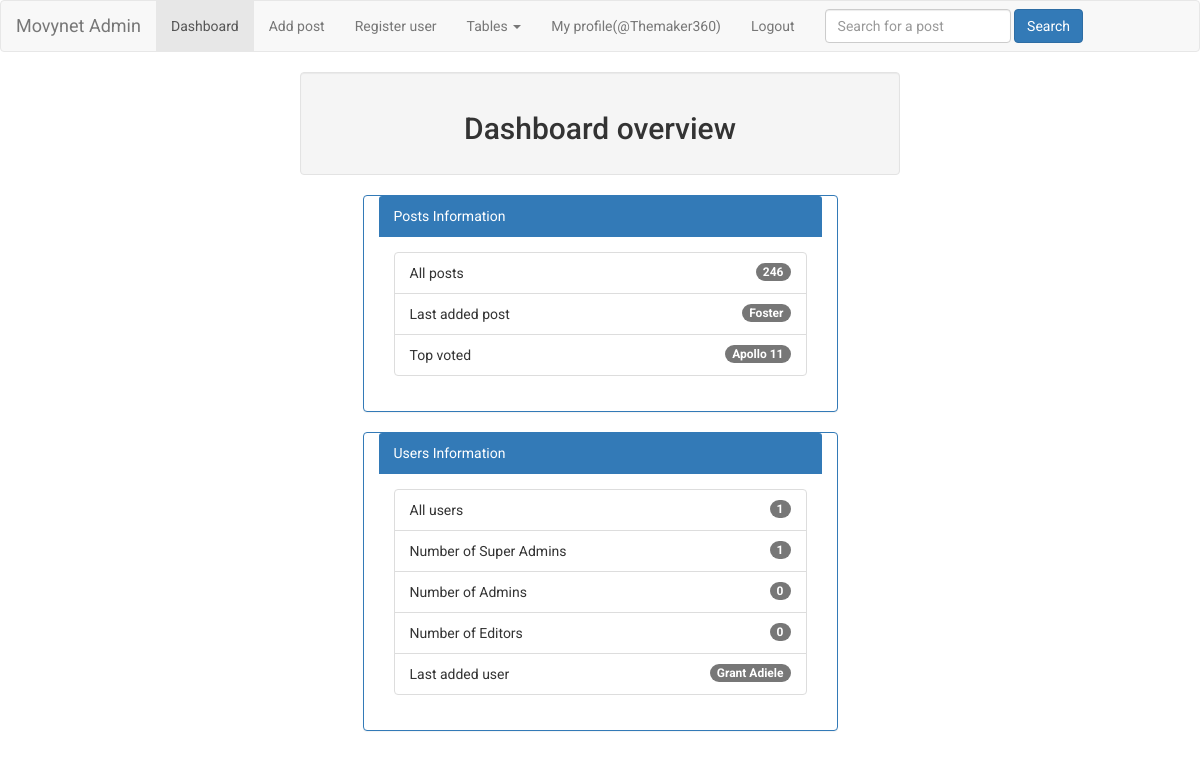
The page /admin/index.php (signed in) on the database its author committed.
### tables this page shows
CREATE TABLE `_posts` (
  `id` int(11) NOT NULL,
  `movie_id` varchar(20) NOT NULL,
  `adult` varchar(20) NOT NULL,
  `backdrop_path` varchar(150) NOT NULL,
  `budget` varchar(50) NOT NULL,
  `genres` varchar(150) NOT NULL,
  `homepage` varchar(150) NOT NULL,
  `imdb_id` varchar(20) NOT NULL,
  `original_language` varchar(20) NOT NULL,
  `original_title` varchar(255) NOT NULL,
  `overview` text NOT NULL,
  `poster_path` varchar(150) NOT NULL,
  `production_companies` varchar(255) NOT NULL,
  `release_date` varchar(20) NOT NULL,
  `revenue` varchar(50) NOT NULL,
  `runtime` varchar(20) NOT NULL,
  `status` varchar(50) NOT NULL,
  `title` varchar(255) NOT NULL,
  `vote_average` varchar(20) NOT NULL,
  `vote_count` varchar(50) NOT NULL,
  `videos` text NOT NULL,
  `download_links` text NOT NULL,
  `download_links_info` text NOT NULL,
  `post_type` varchar(20) NOT NULL,
  `date_added` varchar(50) NOT NULL,
  `last_edited_on` varchar(50) NOT NULL,
  `posted_by` varchar(150) NOT NULL,
  `source` varchar(20) NOT NULL
);

CREATE TABLE `_users` (
  `id` int(11) NOT NULL,
  `fname` varchar(150) NOT NULL,
  `lname` varchar(150) NOT NULL,
  `username` varchar(150) NOT NULL,
  `email` varchar(150) NOT NULL,
  `mobile_number` varchar(20) NOT NULL,
  `level` varchar(20) NOT NULL,
  `password` varchar(255) NOT NULL,
  `reset_password_expiry` varchar(50) NOT NULL,
  `date_added` varchar(50) NOT NULL,
  `last_edited_on` varchar(50) NOT NULL
);

### functions/autoload.php (called while the page is built, shortened)
<?php
function autoload($classname){
	$classArray = explode('\\', $classname);
	$class = array_pop($classArray);
	$dirname = strtolower(implode('/', $classArray));
	$path = __DIR__.'/../'.$dirname.'/'.$class.'.php';
}

### classes/Database.php (called while the page is built, shortened)
<?php
class Database{
	private static $_instance = null;
	private $_pdo, $_query, $_result, $_error = false;
	private function __construct(){
		try{
			$this->_pdo = new PDO('mysql:host='.DB_HOST.';dbname='.DB_NAME, DB_USERNAME, DB_PASSWORD);
		}catch(PDOException $e){
			exit($e->getMessage());
		}
	}
	public static function getInstance(){
		if(!isset(self::$_instance)){
			self::$_instance = new self();
		}
		return self::$_instance;
	}
	public function query($sql, $values = []){
		if($this->_query = $this->_pdo->prepare($sql)){
			if(is_array($values)){
				$x = 1;
				foreach($values as $key => $value){
					$this->_query->bindValue($x, $value);
					$x++;
				}
			}else{
				return "Array required on parameter 2.";
			}
		}
		if($this->_query->execute()){
			$this;
		}else{
			$this->_error = true;
		}
		return $this;
	}
	public function selectQuery($table, $columns = [], $conditions = []){
		$columnString = $whereString = $orderString = $limitString = '';
		$values = [];
		if(is_array($columns)){
			foreach($columns as $column => $value){
				$columnString .= "$value, ";
			}
			$columnString = rtrim($columnString, ', ');
		}else{
			return "Array required on parameter 2.";
		}
		if(is_array($conditions)){
			if(array_key_exists('WHERE', $conditions)){
				$whereString = 'WHERE ';
				foreach($conditions['WHERE'] as $key => $value){
					$whereString .= "$key = ? AND ";
					$values[] = $value;
				}
				$whereString = rtrim($whereString, ' AND ');
			}
		}else{
			return "Array required on parameter 3.";
		}
		$sql = trim("SELECT {$columnString} FROM {$table} {$whereString} {$orderString} {$limitString}");
		if($this->query($sql, $values)){
			$this;
		}else{
			$this->_error = true;
		}
		return $this;
	}
	public function row_count(){
		return $this->_query->rowCount();
	}
	public function results(){
		return $this->_result = $this->_query->fetch(PDO::FETCH_ASSOC);
	}
}

### admin/index.php (the view, shortened to what this page needs)
<?php
require_once __DIR__.'/../functions/autoload.php';
$db = Database::getInstance();
$selectPosts = $db->selectQuery('_posts', ['id'], []);
$numberOfPosts = $selectPosts->row_count();
$selectMaxPostId = $db->query("SELECT MAX(id) AS maxPostID FROM _posts", []);
$maxPostId = $selectMaxPostId->results()['maxPostID'];
$selectLastAddedPost = $db->selectQuery('_posts', ['title'], ['WHERE' => ['id'=>$maxPostId]]);
$lastAddedPost = $selectLastAddedPost->results();
$selectMaxVoted = $db->query("SELECT MAX(vote_average) AS maxVoteAvg FROM _posts", []);
$maxVoted = $selectMaxVoted->results()['maxVoteAvg'];
$selectTopVoted = $db->selectQuery('_posts', ['title'], ['WHERE' => ['vote_average'=>$maxVoted]]);
$topVoted = $selectTopVoted->results();
$selectUsers = $db->selectQuery('_users', ['id'], []);
$numberOfUsers = $selectUsers->row_count();
$selectSuperAdmins = $db->selectQuery('_users', ['id'], ['WHERE' => ['level'=>'Super Admin']]);
$numberOfSuperAdmins = $selectSuperAdmins->row_count();
$selectAdmins = $db->selectQuery('_users', ['id'], ['WHERE' => ['level'=>'Admin']]);
$numberOfAdmins = $selectAdmins->row_count();
$selectEditors = $db->selectQuery('_users', ['id'], ['WHERE' => ['level'=>'Editor']]);
$numberOfEditors = $selectEditors->row_count();
$selectMaxUserId = $db->query("SELECT MAX(id) AS maxUserID FROM _users", []);
$maxUserId = $selectMaxUserId->results()['maxUserID'];
$selectLastAddedUser = $db->selectQuery('_users', ['fname', 'lname'], ['WHERE' => ['id'=>$maxUserId]]);
$lastAddedUser = $selectLastAddedUser->results();
?>
<!DOCTYPE html>
<html lang="en">
<head>
	<link rel="stylesheet" type="text/css" href="<?=SROOT?>assets/css/bootstrap.min.css" media="screen" title="no title" charset="utf-8">
</head>
<body>
	<?php include_once __DIR__.'/includes/nav.php'; ?>
	<div class="col-md-6 col-md-offset-3 well">
		<h2 class="text-center">Dashboard overview</h2>
	</div>
	<div class="col-md-6 col-md-offset-3">
		<div class="panel panel-primary col-md-10 col-md-offset-1">
			<div class="panel-heading">Posts Information</div>
			<div class="panel-body">
				<ul class="list-group">
					<li class="list-group-item">All posts <span class="badge handle-overflow"><?=$numberOfPosts?></span></li>
					<li class="list-group-item">Last added post <span class="badge handle-overflow"><?=$lastAddedPost['title']?></span></li>
					<li class="list-group-item">Top voted <span class="badge handle-overflow"><?=$topVoted['title']?></span></li>
				</ul>
			</div>
		</div>
		<div class="panel panel-primary col-md-10 col-md-offset-1">
			<div class="panel-heading">Users Information</div>
			<div class="panel-body">
				<ul class="list-group">
					<li class="list-group-item">All users <span class="badge handle-overflow"><?=$numberOfUsers?></span></li>
					<li class="list-group-item">Number of Super Admins <span class="badge handle-overflow"><?=$numberOfSuperAdmins?></span></li>
					<li class="list-group-item">Number of Admins <span class="badge handle-overflow"><?=$numberOfAdmins?></span></li>
					<li class="list-group-item">Number of Editors <span class="badge handle-overflow"><?=$numberOfEditors?></span></li>
					<li class="list-group-item">Last added user <span class="badge handle-overflow"><?=$lastAddedUser['fname'].' '.$lastAddedUser['lname']?></span></li>
				</ul>
			</div>
		</div>
	</div>
</body>
</html>

### admin/index.php (style rules this page uses)
html, body { font-family:'Roboto', sans-serif; }
.handle-overflow { max-width:40%; white-space:nowrap; overflow:hidden; text-overflow:ellipsis; }

### rows shown on the page
_posts: title "Foster"
_posts: title "Apollo 11"
_users: fname "Grant", lname "Adiele"

### other values the page prints
SITE_NAME "Movynet"
Session::get('username') "@Themaker360"
$numberOfPosts "246"
$numberOfUsers "1"
$numberOfSuperAdmins "1"
$numberOfAdmins "0"
$numberOfEditors "0"
